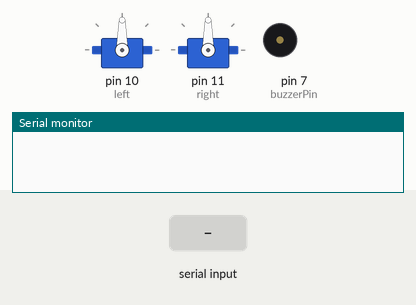
A sketch run on a simulated Arduino Uno, built with avr-gcc and run on an emulated ATmega328P. On the bench: 2 × servo, buzzer (waves = sounding, pin HIGH), the last lines printed to the serial monitor. The inputs (shaded band) are chosen by the test bench.

Above: at 1.2 s.
1.3 s: "go\n" received over Serial
At 2.3 s:
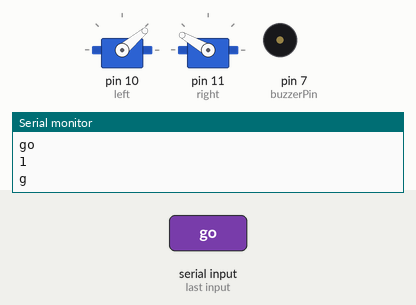
2.8 s: "back\n" received over Serial
At 3.4 s:
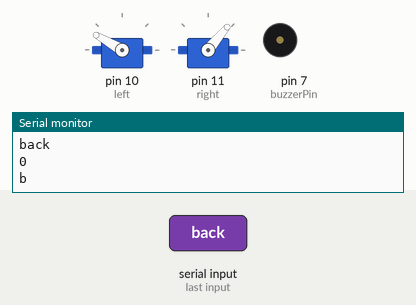
4.3 s: "left\n" received over Serial
At 5.5 s:
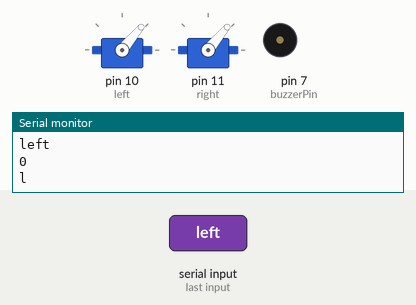
5.8 s: "rigth\n" received over Serial
At 6.9 s:
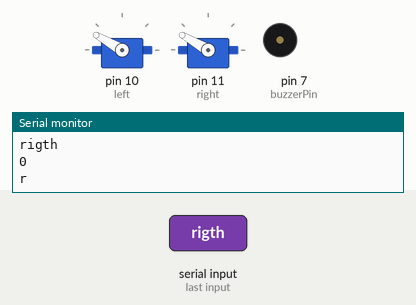
7.3 s: "ok\n" received over Serial
At 7.4 s:
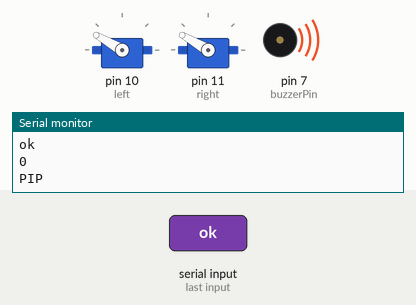
Timing chart, 0 to 10.3 s (numbered marks = the images above; inputs shaded):
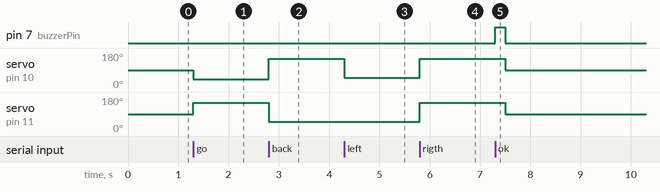

Measured:
- after the input at 1.3 s, servo on pin 10 (left): 90° → 40° at once; servo on pin 11 (right): 90° → 150° at once
- after the input at 2.8 s, servo on pin 10 (left): 40° → 150° at once; servo on pin 11 (right): 150° → 50° at once
- after the input at 4.3 s, servo on pin 10 (left): 150° → 50° at once
- after the input at 5.8 s, servo on pin 10 (left), servo on pin 11 (right): 50° → 150° at once
- after the input at 7.3 s, pin 7 (buzzerPin): LOW → HIGH at once, → LOW 0.20 s later; servo on pin 10 (left), servo on pin 11 (right): 150° → 90° after 0.20 s

The sketch:

vehiculo.ino
```cpp
#include <SoftwareSerial.h>
#include <Servo.h>

int buzzerPin = 7;

String receivedString = ""; // Inicializa una cadena vacía para almacenar la línea recibida
// SoftwareSerial bluetooth(8,9); // pin RX, pin TX REMOVE
Servo left;
Servo right;

void setup() {
  // Inicializar el puerto serial a una velocidad de 57600 baudios
  Serial.begin(57600);
  left.attach(10);
  right.attach(11);
  pinMode(buzzerPin, OUTPUT);
}

void loop() {
  while (Serial.available()) {
    char c = Serial.read(); // Lee un carácter del puerto serial
    if (c == '\n') {
      // Si se recibe un salto de línea ('\n'), significa que se ha completado una línea
      Serial.println("received: " + receivedString); // Imprime la línea completa
      moveServo(receivedString);
      receivedString = ""; // Borra la cadena para la siguiente línea

    } else {
      receivedString += c; // Agrega el carácter a la cadena
    }
  }
}

void moveServo(String input){
  int grados_left = 90;
  int grados_right = 90;
    input.trim();
    Serial.println(input);
    Serial.println(input == "go");

    if (input == "go") {
      Serial.println("g");
      grados_left = 40;   //izquierdo
      grados_right = 150; //derecho
    }else if (input == "back") {
      Serial.println("b");
      grados_left = 150; //izquierdo
      grados_right = 50; //derecho
    }else if (input == "left") {
      Serial.println("l");
      grados_left = 50; //izquierdo
      grados_right = 50;//derecho
    }else if (input == "rigth") {
      Serial.println("r");
      grados_left = 150; //izquierdo
      grados_right = 150; //derecho

    }else if(input == "ok"){
      Serial.println("PIP");
      digitalWrite(buzzerPin, HIGH);
      delay(200);
      digitalWrite(buzzerPin, LOW);
    } else{
      grados_left = 90; //izquierdo
      grados_right = 90; //derecho
    }

    // Mueve los servomotores a las posiciones indicadas por grados_left y grados_right
    left.write(grados_left);
    right.write(grados_right);
}
```
